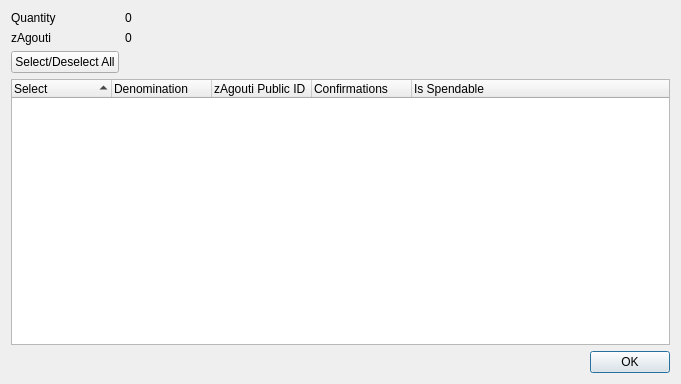
<?xml version="1.0" encoding="UTF-8"?>
<ui version="4.0">
 <class>ZAgoutiControlDialog</class>
 <widget class="QDialog" name="ZAgoutiControlDialog">
  <property name="geometry">
   <rect>
    <x>0</x>
    <y>0</y>
    <width>681</width>
    <height>384</height>
   </rect>
  </property>
  <property name="minimumSize">
   <size>
    <width>681</width>
    <height>384</height>
   </size>
  </property>
  <property name="windowTitle">
   <string>Select zAgouti to Spend</string>
  </property>
  <layout class="QGridLayout" name="gridLayout">
   <item row="0" column="0">
    <layout class="QFormLayout" name="formLayout">
     <property name="sizeConstraint">
      <enum>QLayout::SetDefaultConstraint</enum>
     </property>
     <item row="0" column="0">
      <widget class="QLabel" name="labelQuantity">
       <property name="text">
        <string>Quantity</string>
       </property>
      </widget>
     </item>
     <item row="0" column="1">
      <widget class="QLabel" name="labelQuantity_int">
       <property name="text">
        <string>0</string>
       </property>
      </widget>
     </item>
     <item row="1" column="0">
      <widget class="QLabel" name="labelZAgouti">
       <property name="text">
        <string>zAgouti</string>
       </property>
      </widget>
     </item>
     <item row="1" column="1">
      <widget class="QLabel" name="labelZAgouti_int">
       <property name="text">
        <string>0</string>
       </property>
      </widget>
     </item>
     <item row="2" column="0">
      <widget class="QPushButton" name="pushButtonAll">
       <property name="text">
        <string>Select/Deselect All</string>
       </property>
      </widget>
     </item>
    </layout>
   </item>
   <item row="1" column="0">
    <layout class="QVBoxLayout" name="verticalLayout">
     <item>
      <widget class="QTreeWidget" name="treeWidget">
       <property name="minimumSize">
        <size>
         <width>0</width>
         <height>250</height>
        </size>
       </property>
       <property name="alternatingRowColors">
        <bool>true</bool>
       </property>
       <property name="sortingEnabled">
        <bool>true</bool>
       </property>
       <property name="columnCount">
        <number>5</number>
       </property>
       <attribute name="headerDefaultSectionSize">
        <number>100</number>
       </attribute>
       <column>
        <property name="text">
         <string notr="true">Select</string>
        </property>
       </column>
       <column>
        <property name="text">
         <string notr="true">Denomination</string>
        </property>
       </column>
       <column>
        <property name="text">
         <string notr="true">zAgouti Public ID</string>
        </property>
       </column>
       <column>
        <property name="text">
         <string notr="true">Confirmations</string>
        </property>
       </column>
       <column>
        <property name="text">
         <string>Is Spendable</string>
        </property>
       </column>
      </widget>
     </item>
     <item>
      <widget class="QDialogButtonBox" name="buttonBox">
       <property name="orientation">
        <enum>Qt::Horizontal</enum>
       </property>
       <property name="standardButtons">
        <set>QDialogButtonBox::Ok</set>
       </property>
      </widget>
     </item>
    </layout>
   </item>
  </layout>
 </widget>
 <resources/>
 <connections>
  <connection>
   <sender>buttonBox</sender>
   <signal>accepted()</signal>
   <receiver>ZAgoutiControlDialog</receiver>
   <slot>accept()</slot>
   <hints>
    <hint type="sourcelabel">
     <x>248</x>
     <y>254</y>
    </hint>
    <hint type="destinationlabel">
     <x>157</x>
     <y>274</y>
    </hint>
   </hints>
  </connection>
  <connection>
   <sender>buttonBox</sender>
   <signal>rejected()</signal>
   <receiver>ZAgoutiControlDialog</receiver>
   <slot>reject()</slot>
   <hints>
    <hint type="sourcelabel">
     <x>316</x>
     <y>260</y>
    </hint>
    <hint type="destinationlabel">
     <x>286</x>
     <y>274</y>
    </hint>
   </hints>
  </connection>
 </connections>
</ui>
